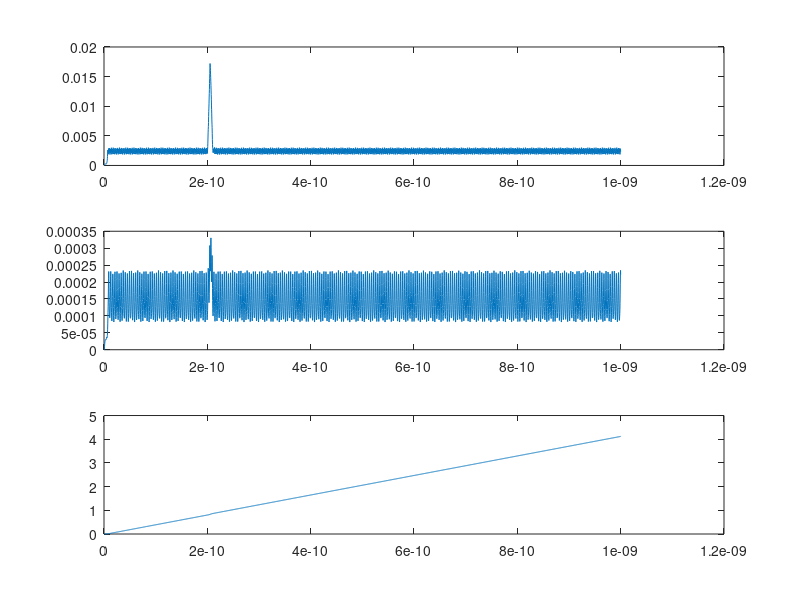

Source code (MATLAB):
% JTL_2 test in matlab

hbar_2e = 3.038510188E15;
hn = 0.25E-12;
N = 4000;
% JJ Model
rN = 16;
r0 = 160;
vG = 2.5E-3;
C = 0.07E-12;
Icrit = 0.1E-3;
% Components
   IA_mat = zeros(18, 18);
   IB_mat = zeros(18, 18);
   L1_mat = zeros(18, 18);
   L2_mat = zeros(18, 18);
   L3_mat = zeros(18, 18);
   L4_mat = zeros(18, 18);
   L5_mat = zeros(18, 18);
   R1_mat = zeros(18, 18);
   B1_mat = zeros(18, 18);
   B2_mat = zeros(18, 18);
L1 = 2E-12;
L2 = 2.4E-12;
L3 = 2.4E-12;
L4 = 2E-12;
L5 = 0.278E-12;
R1 = 2;
IA_mat(1,9) = -1;
IA_mat(9,9) = 1;
L1_mat(1,10) = 1;
L1_mat(2,10) = -1;
L1_mat(10,1) = 1;
L1_mat(10,2) = -1;
L1_mat(10,10) = -2 * L1 / hn;
L2_mat(2,11) = 1;
L2_mat(3,11) = -1;
L2_mat(11,2) = 1;
L2_mat(11,3) = -1;
L2_mat(11,11) = -2 * L2 / hn;
L3_mat(3,12) = 1;
L3_mat(4,12) = -1;
L3_mat(12,3) = 1;
L3_mat(12,4) = -1;
L3_mat(12,12) = -2 * L3 / hn;
L4_mat(4,13) = 1;
L4_mat(5,13) = -1;
L4_mat(13,4) = 1;
L4_mat(13,5) = -1;
L4_mat(13,13) = -2 * L4 / hn;
L5_mat(6,14) = 1;
L5_mat(3,14) = -1;
L5_mat(14,6) = 1;
L5_mat(14,3) = -1;
L5_mat(14,14) = -2 * L5 / hn;
IB_mat(6,15) = -1;
IB_mat(15,15) = 1;
R1_mat(5,16) = 1;
R1_mat(16,5) = -1/R1;
R1_mat(16,16) = -1;
B1_mat(2,17) = 1;
B1_mat(7,2) = -hn/2 * hbar_2e;
B1_mat(7,7) = hn/2 * hbar_2e;
B1_mat(17,2) = 2*C / hn + 1/r0;
B1_mat(17,17) = -1;
B2_mat(4,18) = 1;
B2_mat(8,4) = -hn/2 * hbar_2e;
B2_mat(8,8) = hn/2 * hbar_2e;
B2_mat(18,4) = 2*C / hn + 1/r0;
B2_mat(18,18) = -1;
A_00 = IA_mat + IB_mat + L1_mat + L2_mat + L3_mat + L4_mat + L5_mat + R1_mat + B1_mat + B2_mat;
B1_mat(17,2) = (2 * C / hn) + (1/rN);
A_n0 = IA_mat + IB_mat + L1_mat + L2_mat + L3_mat + L4_mat + L5_mat + R1_mat + B1_mat + B2_mat;
B1_mat(17,2) = (2 * C / hn) + (1/r0);
B2_mat(18,4) = (2 * C / hn) + (1/rN);
A_0n = IA_mat + IB_mat + L1_mat + L2_mat + L3_mat + L4_mat + L5_mat + R1_mat + B1_mat + B2_mat;
B1_mat(17,2) = (2 * C / hn) + (1/rN);
B2_mat(18,4) = (2 * C / hn) + (1/rN);
A_nn = IA_mat + IB_mat + L1_mat + L2_mat + L3_mat + L4_mat + L5_mat + R1_mat + B1_mat + B2_mat;

% Sources
IA = 0;
IB = 0;
IA = zeros(1, 800-1);
for i = (200E-12/hn - 1):(205E-12/hn - 1)
    IA = [IA, (600E-6 - 0)/(205E-12 - 200E-12) * (i*hn - 200E-12)];
end
for i = (205E-12/hn):(210E-12/hn - 1)
    IA = [IA, 600E-6 + (0 - 600E-6)/(210E-12 - 205E-12) * (i*hn - 205E-12)];
end
IA = [IA, zeros*ones(1, N-840)];
for i = 1:(5E-12/hn - 1)
    IB = [IB, (250E-6 - 0)/(5E-12 - 0) * (i*hn)];
end
IB = [IB, 250E-6*ones(1,N-20)];
 

VN2_1 = 0;
VN2_1d = 0;
VN2_2 = 0;
VN2_2d = 0;
VN4_1 = 0;
VN4_1d = 0;
VN4_2 = 0;
VN4_2d = 0;
phiN2_1 = 0;
phiN4_1 = 0;

T = zeros(1, N);
RHS = zeros(1, 18);
LHS = zeros(1, 18);
V_N1 = zeros(1, N);
V_N2 = zeros(1, N);
V_N3 = zeros(1, N);
V_N4 = zeros(1, N);
V_N5 = zeros(1, N);
V_N6 = zeros(1, N);
V_Phi1 = zeros(1, N);
V_Phi2 = zeros(1, N);
I_IA = zeros(1, N);
I_L1 = zeros(1, N);
I_L2 = zeros(1, N);
I_L3 = zeros(1, N);
I_L4 = zeros(1, N);
I_L5 = zeros(1, N);
I_IB = zeros(1, N);
I_R1 = zeros(1, N);
I_B1 = zeros(1, N);
I_B2 = zeros(1, N);

A = A_00;

for i = 1:N
    IsB1 = -Icrit * sin(phiN2_1 + hn/2 * hbar_2e * (VN2_1 + VN2_1 + hn*(VN2_1d))) + ((2*C/hn) * VN2_1) + (C * VN2_1d);
    IsB2 = -Icrit * sin(phiN4_1 + hn/2 * hbar_2e * (VN4_1 + VN4_1 + hn*(VN4_1d))) + ((2*C/hn) * VN4_1) + (C * VN4_1d);
    VN1_1 = LHS(1);
    VN2_1 = LHS(2);
    VN3_1 = LHS(3);
    VN4_1 = LHS(4);
    VN5_1 = LHS(5);
    VN6_1 = LHS(6);
    VPhi1_1 = LHS(7);
    VPhi2_1 = LHS(8);
    IIA_1 = LHS(9);
    IL1_1 = LHS(10);
    IL2_1 = LHS(11);
    IL3_1 = LHS(12);
    IL4_1 = LHS(13);
    IL5_1 = LHS(14);
    IIB_1 = LHS(15);
    IR1_1 = LHS(16);
    IB1_1 = LHS(17);
    IB2_1 = LHS(18);
    RHS_N1 = 0;  
    RHS_N2 = 0;
    RHS_N3 = 0;
    RHS_N4 = 0;
    RHS_N5 = 0;
    RHS_N6 = 0;
    RHS_phi1 = phiN2_1 + (hn/2 * hbar_2e)*(VN2_1);
    RHS_phi2 = phiN4_1 + (hn/2 * hbar_2e)*(VN4_1);
    RHS_IA = IA(i);
    RHS_IL1 = (-2 * L1 / hn)*(IL1_1) - (VN2_1 - VN1_1);
    RHS_IL2 = (-2 * L2 / hn)*(IL2_1) - (VN3_1 - VN2_1);
    RHS_IL3 = (-2 * L3 / hn)*(IL3_1) - (VN4_1 - VN3_1);
    RHS_IL4 = (-2 * L4 / hn)*(IL4_1) - (VN5_1 - VN4_1);
    RHS_IL5 = (-2 * L5 / hn)*(IL5_1) - (VN3_1 - VN6_1);
    RHS_IB = IB(i);
    RHS_IR1 = 0;
    RHS_IB1 = IsB1;
    RHS_IB2 = IsB2;
    RHS = [RHS_N1; RHS_N2; RHS_N3; RHS_N4; RHS_N5; RHS_N6; RHS_phi1; RHS_phi2; RHS_IA; RHS_IL1; RHS_IL2; RHS_IL3; RHS_IL4; RHS_IL5; RHS_IB; RHS_IR1; RHS_IB1; RHS_IB2];
    LHS = A\RHS;
    V_N1(i) = LHS(1);
    V_N2(i) = LHS(2);
    V_N3(i) = LHS(3);
    V_N4(i) = LHS(4);
    V_N5(i) = abs(LHS(5));
    V_N6(i) = LHS(6);
    V_Phi1(i) = LHS(7);
    V_Phi2(i) = LHS(8);
    I_IA = LHS(9);
    I_L1 = LHS(10);
    I_L2 = LHS(11);
    I_L3 = LHS(12);
    I_L4 = LHS(13);
    I_L5 = LHS(14);
    I_IB = LHS(15);
    I_R1 = LHS(16);
    I_B1 = LHS(17);
    I_B2 = LHS(18);
    T(i) = hn*i;
    phiN2_1 = RHS_phi1;
    phiN4_1 = RHS_phi2;
    VN2_2 = VN2_1;
    VN2_1 = LHS(2);
    VN2_2d = VN2_1d;
    VN2_1d = (2/hn)*(VN2_1 - VN2_2) - VN2_2d;
    VN4_2 = VN4_1;
    VN4_1 = LHS(4);
    VN4_2d = VN4_1d;
    VN4_1d = (2/hn)*(VN4_1 - VN4_2) - VN4_2d;
    if LHS(1) > vG
        if LHS(3) > vG
            A = A_nn;
        else
            A = A_n0;
        end
    else
        if LHS(3) > vG
            A = A_0n;
        else
            A = A_00;
        end
    end
end

figure;
subplot(3, 1, 1);
plot(T, V_N1);
subplot(3, 1, 2);
plot(T, V_N5);
subplot(3, 1, 3);
plot(T, V_Phi2);